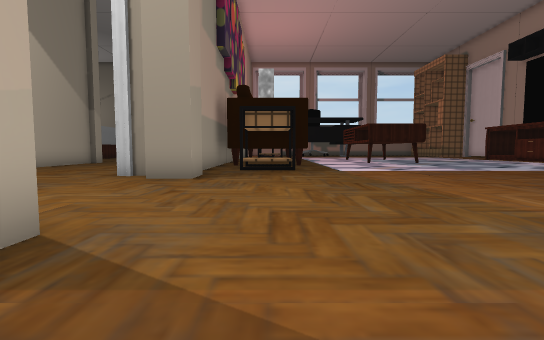
view 1 (above)

24 first-person views from a walk through a Unity game level. The camera is 1.3 m above the floor, tilts 4° down and sees 85° across. The floor is counted in squares, 2 m on a side. Each view is taken from the middle of a square. On the plan, view 1 faces up. The plan holds only what a view shows up to about 9 squares ahead; the rest is blank. The place goes on beyond the plan. Some animated figures are left out. Door leaves are left out, so doorways stand open. Some surface patterns are stand-ins.

view 2
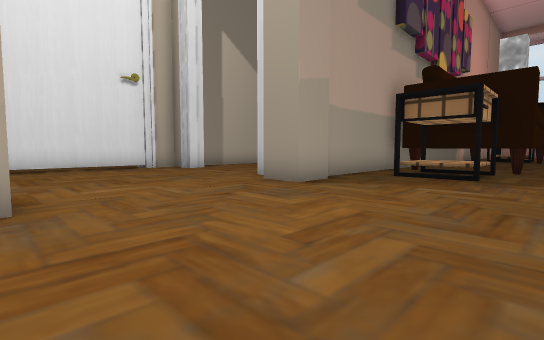

view 3
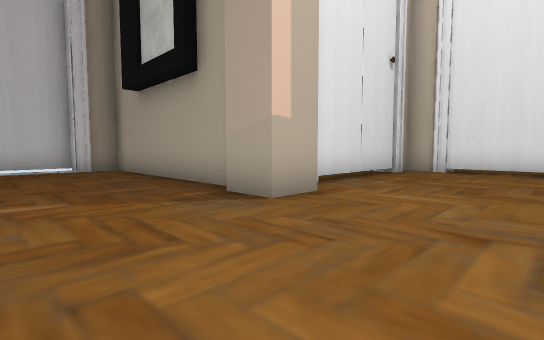

view 4
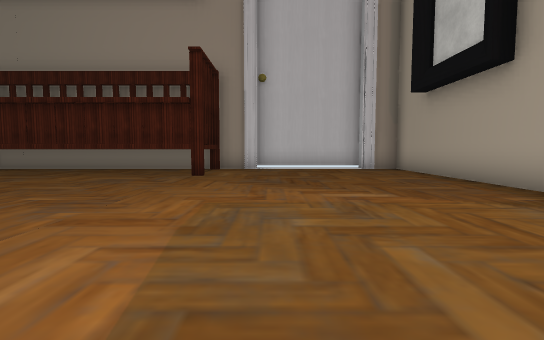

view 5
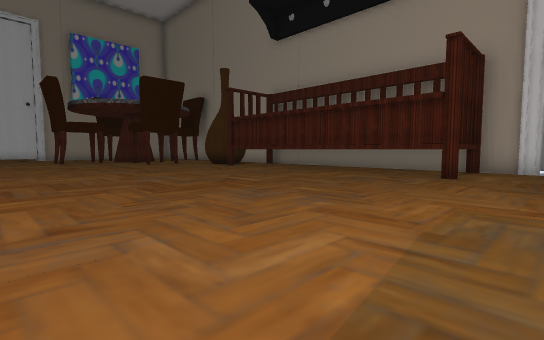

view 6
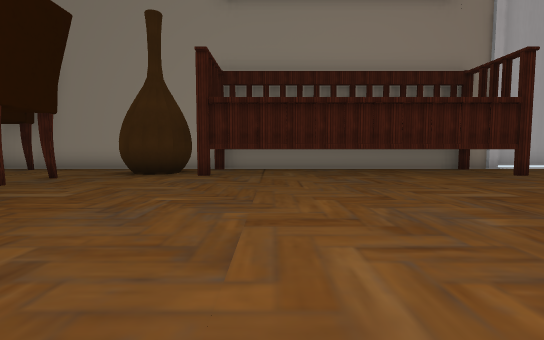

view 7
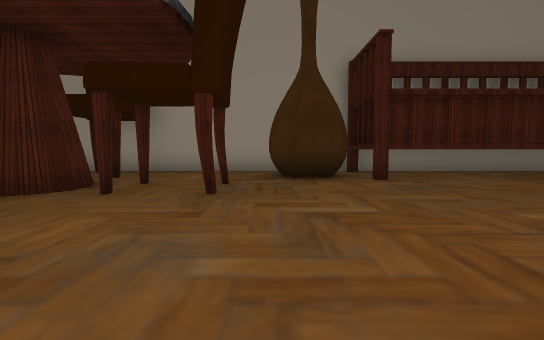

view 8
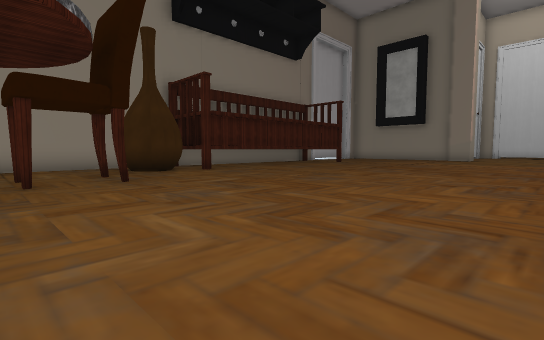

view 9
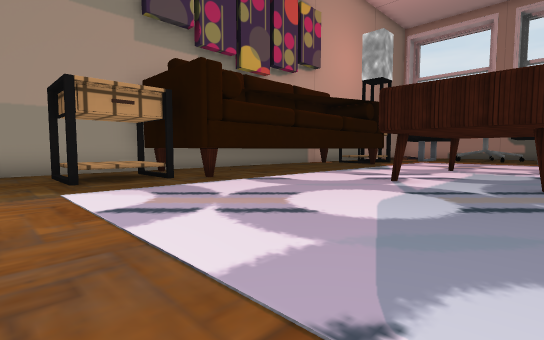

view 10
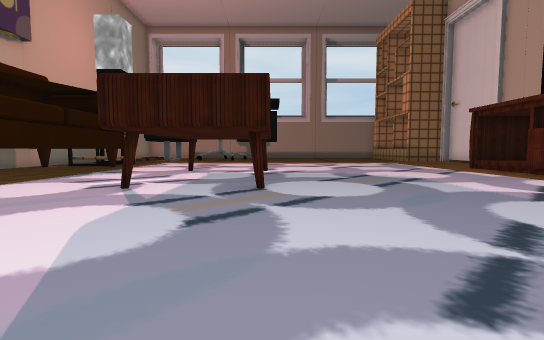

view 11
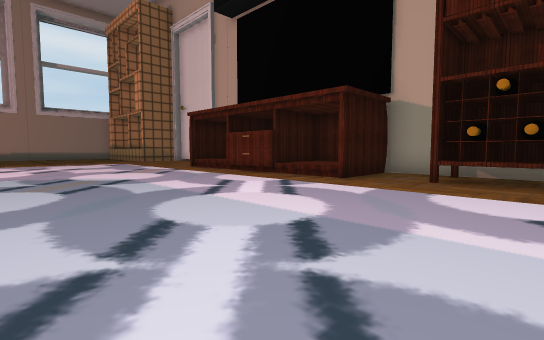

view 12
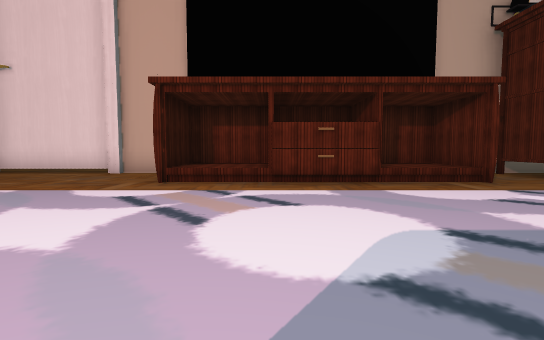

view 13
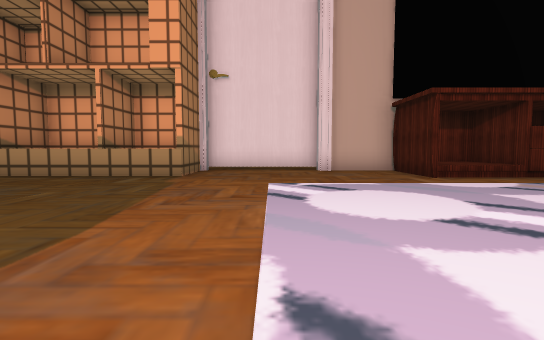

view 14
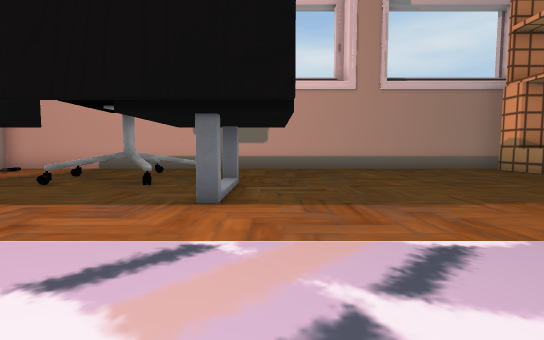

view 15
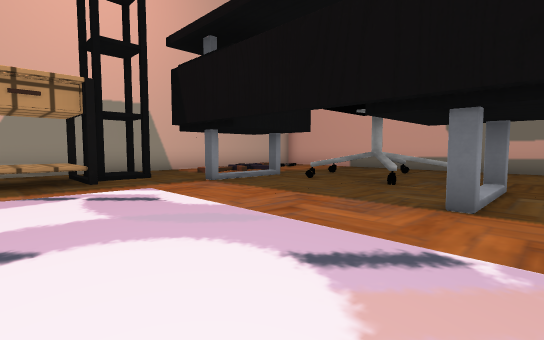

view 16
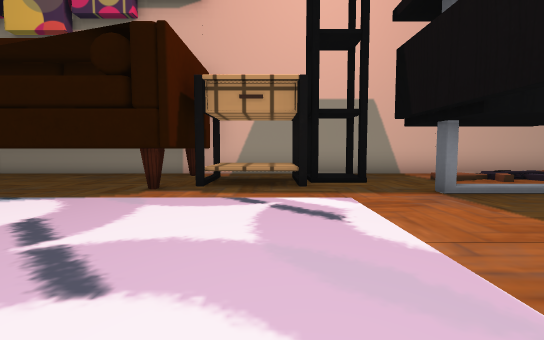

view 17
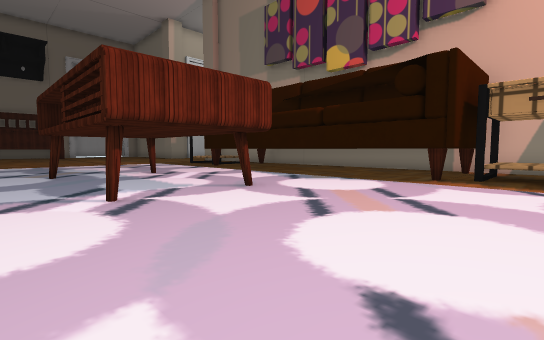

view 18
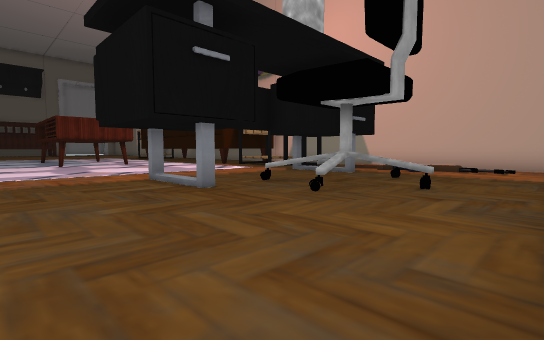

view 19
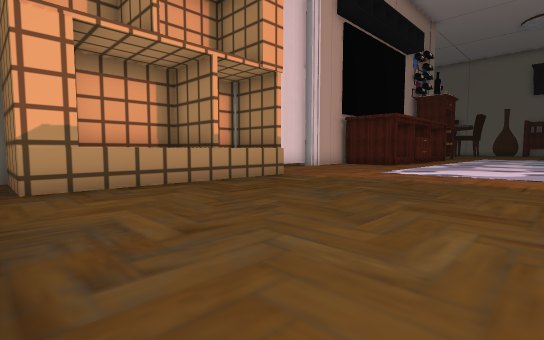

view 20
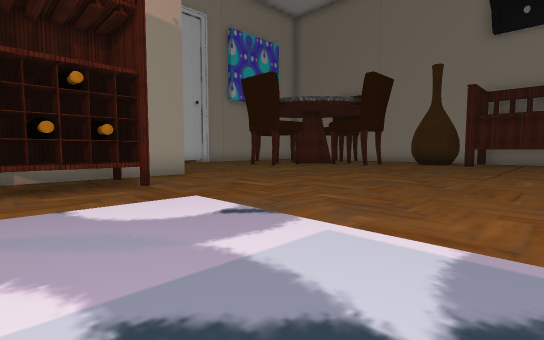

view 21
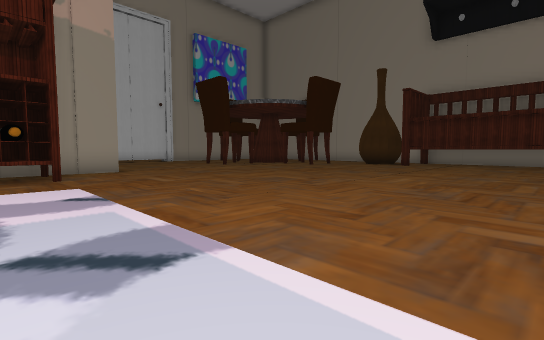

view 22
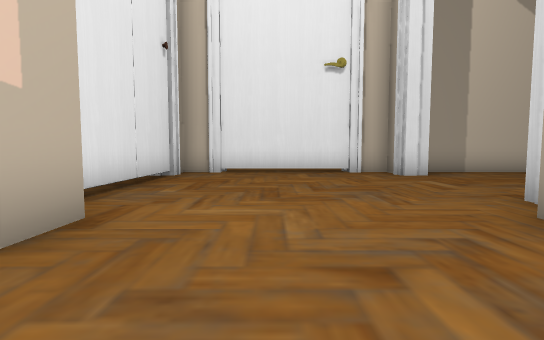

view 23
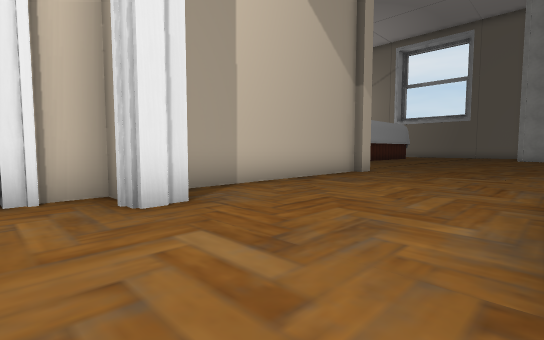

view 24
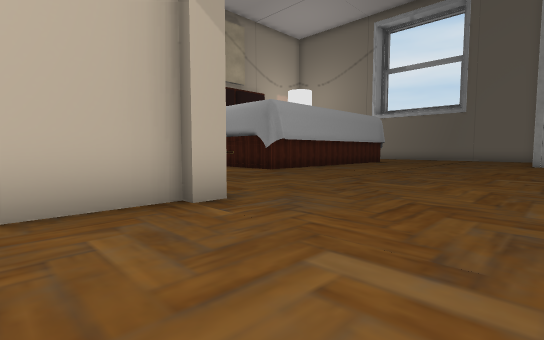

### Floor plan
Key: @ floor where view 1 was taken; # wall or solid block; x gap in a wall; . main floor; : floor 0.75 m higher than the main floor; / step, stairs or slope; D open door; = window, fence, low wall or low ledge; ^ raised ledge; C chair; O other object.
Columns run from 10 left of view 1 to 17 right of it. Each row starts with its distance up from view 1.
 31          ..................
 30        #.................##
 29        # /....=..........^^
 28        # //..^^=.........^^
 27        # //#.##.#........^#
 26        #../..............^##
 25        #...#....#..........#
 24        #.##................#
 23    ..  #.##................#
 22   .... #. =................#
 21  ..... #.O#................#
 20 ...... #.###...............#
 19 ...... #. =#............D#x
 18 ...... #. =#...#.#......D^^
 17 ...... #.  #............D##
 16 .......#.  #............OO
 15  ......#.  #............#O
 14  #.....#   #...#.#......D^#
 13  #.....   =#............D##
 12  #.....  ###..............#
 11  #.... #.//..............##
 10  #.... #..:..............#O
  9  #.... #.O/..............#O
  8  ##...##..................##
  7  ##....##..................#
  6  #..........................
  5  #..........................
  4  #..........................
  3  #..........................
  2  #.....##...................
  1  #######....................
  0        #..@..............C..
 -1        #....................
 -2        #.................C..
 -3        #......########.##...
 -4        #......########. ...C
 -5        ###.  ###############
 -6          ####

Where each view was taken, in squares from view 1:
view 1: 0 up, 0 right, facing up
view 2: 2 up, 2 right, facing up-left
view 3: 5 up, 1 right, facing down-left
view 4: 5 up, 2 right, facing down
view 5: 5 up, 2 right, facing down-right
view 6: 5 up, 10 right, facing down
view 7: 4 up, 14 right, facing down
view 8: 6 up, 17 right, facing down-left
view 9: 8 up, 7 right, facing up-left
view 10: 9 up, 7 right, facing up
view 11: 9 up, 8 right, facing up-right
view 12: 17 up, 8 right, facing right
view 13: 23 up, 7 right, facing right
view 14: 21 up, 7 right, facing up
view 15: 21 up, 7 right, facing up-left
view 16: 22 up, 6 right, facing left
view 17: 22 up, 8 right, facing down-left
view 18: 31 up, 9 right, facing down-left
view 19: 31 up, 9 right, facing down-right
view 20: 11 up, 9 right, facing down-right
view 21: 10 up, 7 right, facing down-right
view 22: 4 up, 0 right, facing left
view 23: 6 up, 4 left, facing up-left
view 24: 12 up, 5 left, facing up-left
